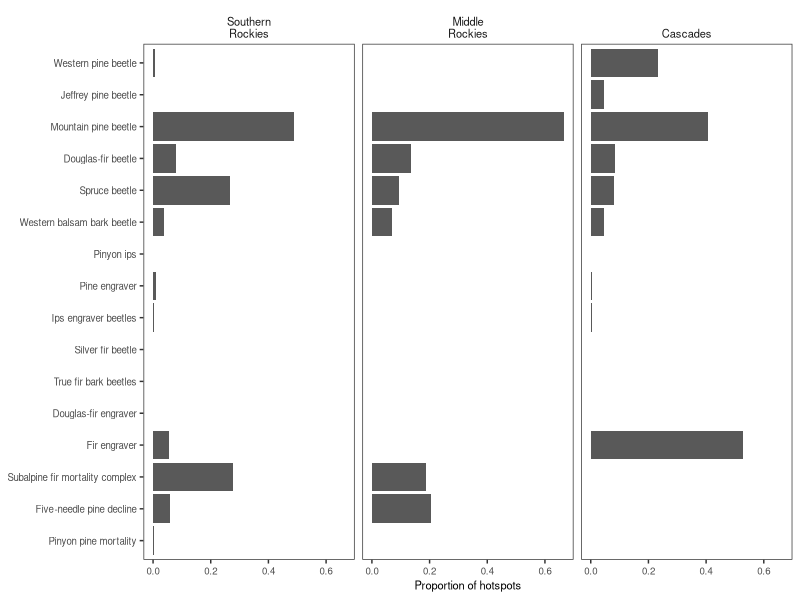
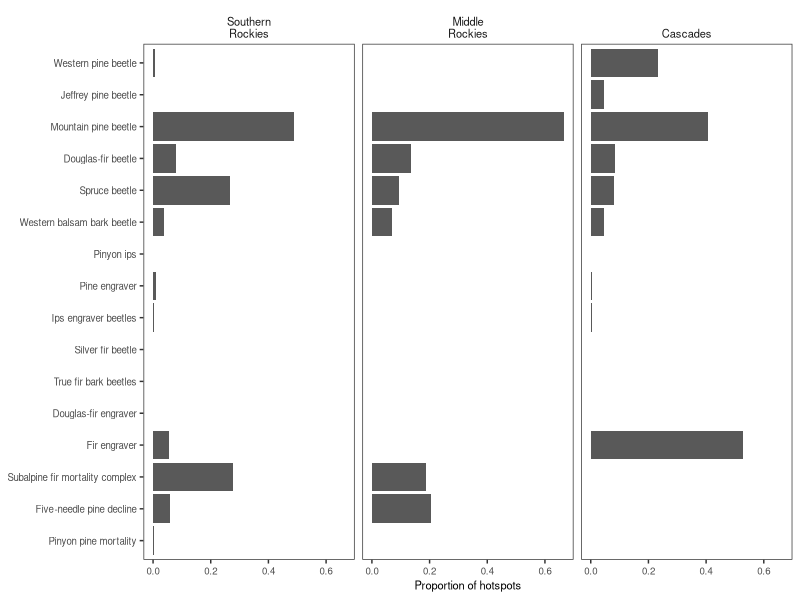

Here is the R script that generated these plots, in order:
# Figure 5: contribution of individual agents to hotspots

library(tidyverse)

# Read in data
agents <- read_csv("Data/agents.csv")
agents_contrib <- read_csv("Data/agents_hotspots_contrib.csv") %>%
  mutate(region = factor(region, levels = c("SR", "MR", "C")))

region_names = c(`SR` = "Southern\nRockies",
                 `MR` = "Middle\nRockies",
                 `C` = "Cascades")

# Plot
ggplot(filter(agents_contrib, code != 'hotspot'), 
       aes(y = code, x = contrib_prop)) +
  facet_grid(~region, labeller = as_labeller(region_names)) +
  geom_bar(stat = "identity") +
  scale_y_discrete(limits = rev, name = NULL,
                   labels = rev(str_to_sentence(agents$common_name))) +
  scale_x_continuous(name = "Proportion of hotspots") +
  theme_bw() +
  theme(strip.background = element_blank(),
        strip.text = element_text(size = 8, vjust = 0),
        axis.text = element_text(size = 7),
        axis.title = element_text(size = 8),
        panel.grid = element_blank())

ggsave("Figures/agents_hotspots_contrib.png",
       width = 4, height = 3, units = "in", dpi = 350)

